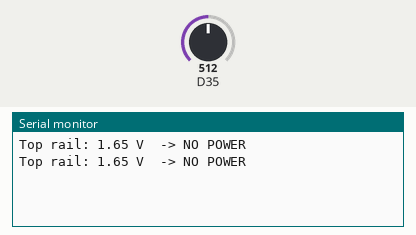
Recording of a sketch running on a simulated Arduino Due. Shown: the last lines printed to the serial monitor. The test bench sets the inputs (shaded band); at power-on: D35 = 512 (analog values on the 0–1023 scale).

Above: at 1.8 s.
1.9 s: D35 set to 918
At 2.8 s:
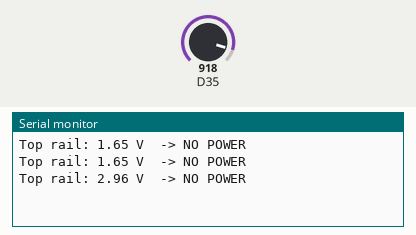
3.4 s: D35 set to 942
At 4.8 s:
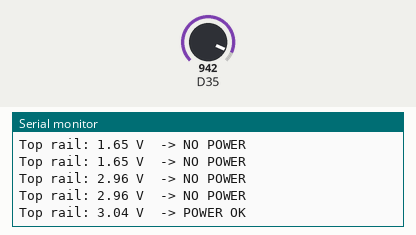

The sketch:

sketch_sep26a.ino
```cpp
// Top rail power check - reads the rail voltage on D35
void setup() {
  Serial.begin(115200);
  analogReadResolution(12);
}

void loop() {
  int raw = analogRead(35);
  float volts = raw * 3.3 / 4095.0;
  Serial.print("Top rail: ");
  Serial.print(volts, 2);
  Serial.println(volts > 3.0 ? " V  -> POWER OK" : " V  -> NO POWER");
  delay(1000);
}
```

Measured:
- the behaviour switches between 930 and 931 on D35 (found by bisection; images 1 and 2)
- after the input at 1.9 s, the serial monitor: prints a new line after 0.10 s (image 1)
- after the input at 3.4 s, the serial monitor: prints a new line after 0.60 s (image 2)
